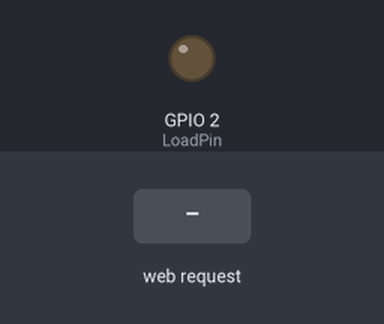
A sketch run on a simulated ESP8266 (NodeMCU). Parts: output pins drawn as LEDs (lit = HIGH). The test bench sets the inputs (shaded band). What the sketch prints to the serial monitor is not drawn.

Above: at 2.2 s.
2.3 s: HTTP request GET /LEDOff received
At 2.7 s:
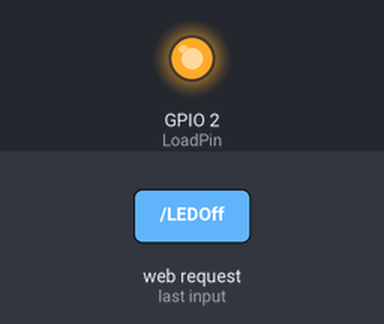
3.8 s: HTTP request GET /LEDOn received
At 5.0 s:
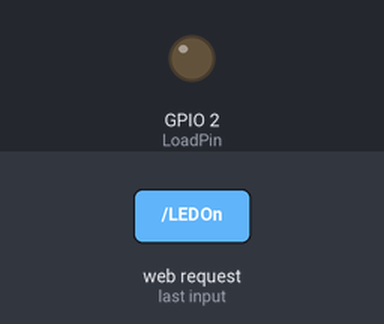
Timing chart, 0 to 6.8 s (numbered marks = the images above; inputs shaded):
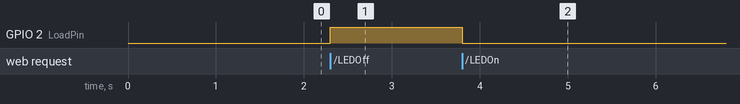

The sketch:

ESP01SserialrelayServer.ino
```cpp
/*
* NodeMCU/ESP8266 act as AP (Access Point) and simplest Web Server
* to control GPIO (on-board LED)
* Connect to AP "arduino-er", password = "password"
* Open browser, visit 192.168.4.1
*/
#include <ESP8266WiFi.h>
#include <WiFiClient.h>
#include <ESP8266WebServer.h>
#define LoadPin 2// GPIO2

const char *ssid = "smartdoor-serial3";
const char *password = "12345678";
int stateLED = LOW;
const byte miBufferON[] = {0xA0, 0x01, 0x01, 0xA2};
const byte miBufferOFF[] = {0xA0, 0x01, 0x00, 0xA1};

ESP8266WebServer server(80);

void handleRoot() {
response();
}

void handleLedOn() {
stateLED = LOW;
digitalWrite(LoadPin, stateLED);
Serial.write(miBufferON, sizeof(miBufferON));
response();
}

void handleLedOff() {
stateLED = HIGH;
Serial.write(miBufferOFF, sizeof(miBufferOFF));
digitalWrite(LoadPin, stateLED);
response();
}

const String HtmlHtml = "<html><head>"
"<meta name=\"viewport\" content=\"width=device-width, initial-scale=1\" /></head>";
const String HtmlHtmlClose = "</html>";
const String HtmlTitle = "<h1>CONTROLE REMOTO VIA CELULAR</h1><br/>\n";
const String HtmlLedStateLow = "<big>LED is now <b>ON</b></big><br/>\n";
const String HtmlLedStateHigh = "<big>LED is now <b>OFF</b></big><br/>\n";
const String HtmlButtons =
"<a href=\"LEDOn\"><button style=\"display: block; width: 100%;\">ON</button></a><br/>"
"<a href=\"LEDOff\"><button style=\"display: block; width: 100%;\">OFF</button></a><br/>";

void response(){
String htmlRes = HtmlHtml + HtmlTitle;
if(stateLED == LOW){
htmlRes += HtmlLedStateLow;
}else{
htmlRes += HtmlLedStateHigh;
}

htmlRes += HtmlButtons;
htmlRes += HtmlHtmlClose;

server.send(200, "text/html", htmlRes);
}

void setup() {
delay(1000);
Serial.begin(9600);
Serial.println();

WiFi.softAP(ssid, password);

IPAddress apip = WiFi.softAPIP();
Serial.print("visit: \n");
Serial.println(apip);
server.on("/", handleRoot);
server.on("/LEDOn", handleLedOn);
server.on("/LEDOff", handleLedOff);
server.begin();
Serial.println("HTTP server beginned");
pinMode(LoadPin, OUTPUT);
digitalWrite(LoadPin, stateLED);
}

void loop() {
server.handleClient();
}
```

Measured:
- after the input at 2.3 s, GPIO 2 (LoadPin): LOW → HIGH at once
- after the input at 3.8 s, GPIO 2 (LoadPin): HIGH → LOW at once
